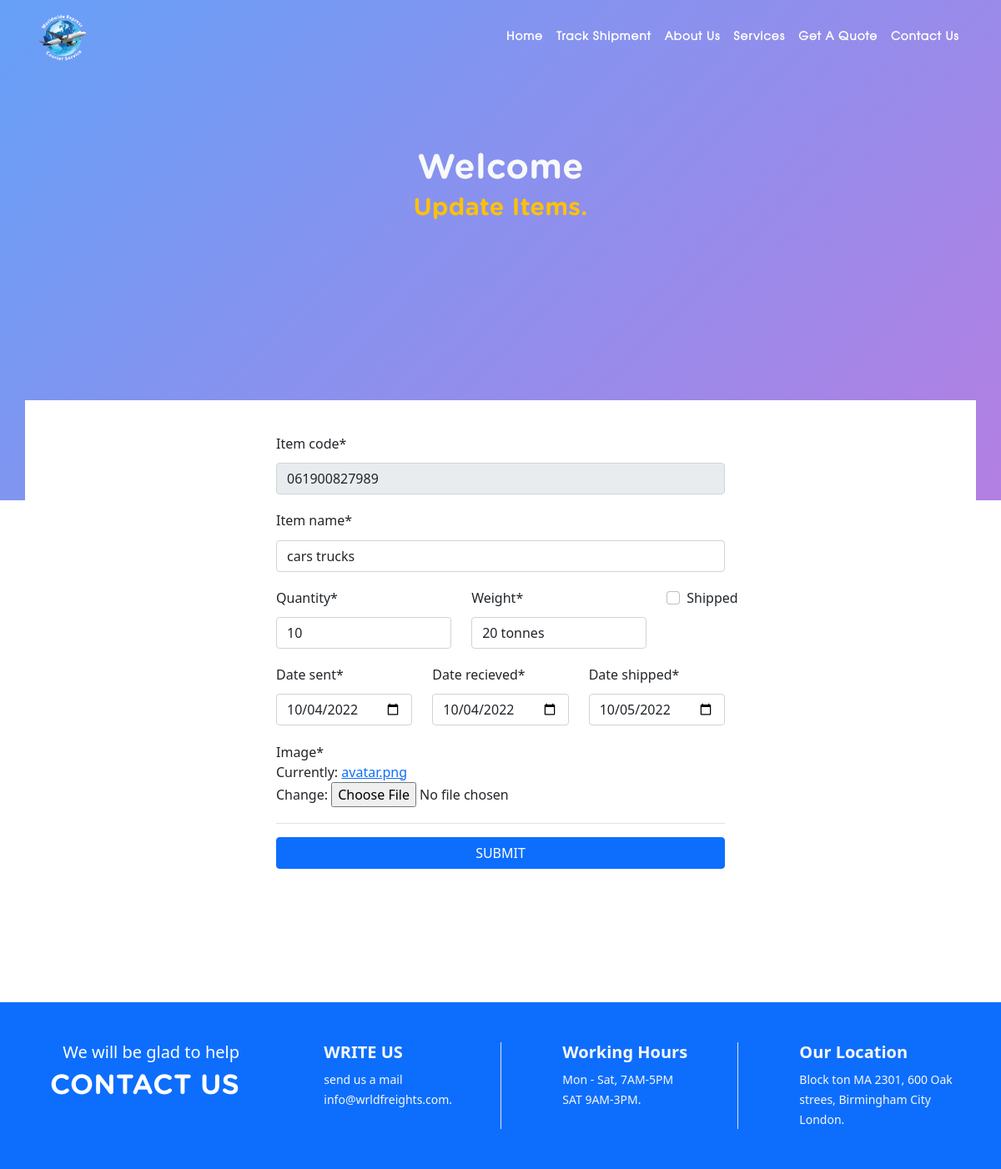
/edit/item/cars-trucks/4/, run on the app's committed database.
### shipment/models.py (models this page shows, shortened)
class ItemDetail (models.Model):
    item_sender = models.ForeignKey(ItemSender, on_delete=models.CASCADE, related_name="item_sender")
    item_receiver = models.ForeignKey(ItemReciever, on_delete=models.CASCADE, related_name="item_receiver")
    item_name = models.CharField(max_length=150)
    slug = models.CharField(max_length=150)
    quantity = models.IntegerField()
    description = models.TextField(max_length= 400, null=True, blank=True)
    weight = models.CharField(max_length=100)
    image = models.ImageField(upload_to='package_photos', default='avatar.png')
    paid = models.BooleanField(default=False)
    shipped = models.BooleanField(default=False)
    item_code = models.CharField(max_length=100)
    date_sent = models.DateTimeField(default=timezone.now)
    date_recieved = models.DateTimeField(default=timezone.now)
    date_shipped = models.DateTimeField(default=timezone.now() + timedelta(1))
    delivery_frame = models.DateTimeField(default=timezone.now() + timedelta(7))
    class Meta:
        ordering = ('-date_sent', '-date_recieved')

### shipment/views.py (the view)
# urls.py: path('edit/item/<str:slug>/<int:id>/', editItem, name='edit_item'),
def editItem(request, slug, id):
    item = ItemDetail.objects.get(slug=slug, id=id)
    if request.method == "POST":
        form = EditItemForm(request.POST, request.FILES, instance=item)
        if form.is_valid():
            form.save()
            messages.success(request, f"Item updated successfully.")
            return redirect("client-dashboard", request.user.username)
        else:
            print("form not valid.")
    else:
        form = EditItemForm(instance=item)
    context = {
        'title': "world-editor sender",
        'form': form
    }
    return render(request, 'shipment/edititem.html', context)

### shipment/forms.py
class EditItemForm(forms.ModelForm):
    date_sent = forms.DateField(widget=DateInput)
    date_recieved = forms.DateField(widget=DateInput)
    date_shipped = forms.DateField(widget=DateInput)
    def __init__(self, *args, **kwargs):
        super(EditItemForm, self).__init__(*args, **kwargs)
        self.fields["item_code"].disabled = True
    class Meta:
        model = ItemDetail
        fields = [
                    "item_name", "quantity", "weight",
                    "image", "shipped", "item_code",
                    "date_sent", "date_recieved", "date_shipped","item_code"
                ]

### shipment/templates/shipment/edititem.html (shortened to what this page needs)
{% extends 'base.html' %} {% load static %} {% load crispy_forms_tags %} {% block content %}
<section class="navbackground">
    <div class="container">
        <section class="row">
            <div class="col-12 col-md-6 mx-auto text-center">
                <h1 class="text-light">Welcome
                </h1>
                <h3 class="text-warning">Update Items.
                </h3>
            </div>
        </section>
    </div>
</section>
<section id="dashboard" style="transform: translateY(-120px); z-index: 1000;">
    <div class="container py-4  bg-white">
        <div class="row ">
            <div class="col-12 col-md-6 mx-auto p-3">
                <form method="POST" enctype="multipart/form-data">
                    <div class="row">
                        <div class="form-group col-12 mb-0">
                            {{ form.item_code|as_crispy_field }}
                        </div>
                        <div class="form-group col-12 mb-0">
                            {{ form.item_name|as_crispy_field }}
                        </div>
                        <div class="form-group col-5 mb-0">
                            {{ form.quantity|as_crispy_field }}
                        </div>
                        <div class="form-group col-5 mb-0">
                            {{ form.weight|as_crispy_field }}
                        </div>
                        <div class="form-group col-2 mb-0">
                            {{ form.shipped|as_crispy_field }}
                        </div>
                        <div class="form-group col-6 col-sm-4 mb-0">
                            {{ form.date_sent|as_crispy_field }}
                        </div>
                        <div class="form-group col-6 col-sm-4 mb-0">
                            {{ form.date_recieved|as_crispy_field }}
                        </div>
                        <div class="form-group col-6 col-sm-4 mb-0">
                            {{ form.date_shipped|as_crispy_field }}
                        </div>
                        <div class="form-group col-6 col-sm-12 mb-0">
                            {{ form.image|as_crispy_field }}
                        </div>
                    </div>
                    <div class="pt-3 border-top">
                        <button type="submit" class=" btn btn-primary col-12">
                            SUBMIT
                        </button>
                    </div>
                </form>
            </div>
        </div>
    </div>
</section>
{% endblock content %}

### shipment/static/shipment/css/main.css (style rules this page uses)
html, body { width: auto !important; }
h1, h2, h3, h4, h4, h6 { font-family: 'Gotham Rounded'; font-weight: 100; text-transform: capitalize; letter-spacing: 0 !important; }
.navbackground { padding-top: 22vh; min-height: 75vh; background: linear-gradient(135deg, rgba(0, 97, 242, .6) 0%, rgba(105, 0, 199, .5) 100%); }

### client/static/client/css/client.css (style rules this page uses)
.form-group { margin-bottom: 1.2rem; }
.form-control { margin-top: .7rem; }

### data on the page
ItemDetail: item_code "061900827989", item_name "cars trucks", quantity "10", weight "20 tonnes", date_sent "10/04/2022", date_recieved "10/04/2022", date_shipped "10/05/2022"
